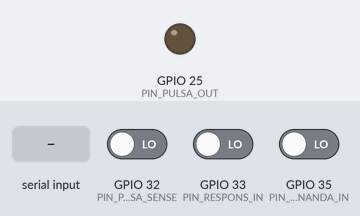
The sketch below on a simulated ESP32. Shown: output pins drawn as LEDs (lit = HIGH). Inputs (shaded band) come from the test bench; at power-on: GPIO 35 (PIN_PENANDA_IN) LOW, GPIO 32 (PIN_PULSA_SENSE) LOW, GPIO 33 (PIN_RESPONS_IN) LOW. Random numbers use the default seed unless the sketch sets one; what the sketch prints to the serial monitor is not drawn.

Above: at 1.7 s.
1.8 s: "s" received over Serial
4.8 s: GPIO 35 (PIN_PENANDA_IN) driven HIGH
Timing chart, 0 to 13.8 s (numbered marks = the images above; inputs shaded):
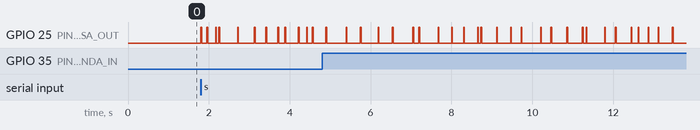

The sketch:

penguji.ino
```cpp
/*
 * PENGUJI (ESP32 kedua) - membangkitkan pulsa kejadian dan mengukur waktu.
 *
 * Tugas:
 *   1. Mengirim N pulsa ke DUT (lebar tetap, jeda acak dengan seed tetap,
 *      sehingga urutan pulsa SAMA PERSIS untuk setiap desain dan skenario).
 *   2. Mencatat waktu tepi naik pulsa (t_in) dan tepi naik respons DUT (t_out)
 *      dengan interrupt + esp_timer_get_time() (resolusi 1 us).
 *   3. Mencatat waktu setiap penanda pembacaan sensor dari DUT (untuk jitter).
 *
 * Kedua tepi (pulsa dan respons) ditangkap dengan mekanisme interrupt yang sama,
 * sehingga keterlambatan masuk ISR pada penguji sebagian besar saling meniadakan.
 *
 * Rangkaian (lihat panduan):
 *   GPIO25 (PIN_PULSA_OUT) --+--> DUT GPIO26 (masukan kejadian)
 *                            +--> GPIO32 (PIN_PULSA_SENSE, jumper di penguji)
 *   DUT GPIO27 (keluaran respons) --> GPIO33 (PIN_RESPONS_IN)
 *   DUT GPIO14 (penanda sensor)   --> GPIO35 (PIN_PENANDA_IN)
 *   GND penguji <--> GND DUT  (WAJIB)
 *
 * Mode kalibrasi: lepas kabel dari DUT GPIO27, lalu hubungkan GPIO33 langsung
 * ke jalur pulsa (GPIO25). Latensi yang terukur = batas ketelitian alat ukur.
 *
 * Keluaran Serial (115200), dibaca oleh rekam.py:
 *   E,indeks,t_in_us,t_out_us,latensi_us,respons(1/0),macet(1/0)
 *   M,t_us
 *   DONE
 */

#include <Arduino.h>
#include "esp_timer.h"

// ===================== PARAMETER (isi ke Tabel/Metode artikel) =====================
const int      N_KEJADIAN      = 1000;   // jumlah pulsa per percobaan  -> N
const uint32_t LEBAR_PULSA_MS  = 20;     // lebar pulsa                 -> [20] ms
const uint32_t JEDA_MIN_MS     = 50;     // jeda acak minimum           -> [50] ms
const uint32_t JEDA_MAX_MS     = 500;    // jeda acak maksimum          -> [500] ms
const uint32_t SEED_ACAK       = 42;     // JANGAN diubah antar-percobaan
// ====================================================================================

const int PIN_PULSA_OUT   = 25;
const int PIN_PULSA_SENSE = 32;
const int PIN_RESPONS_IN  = 33;
const int PIN_PENANDA_IN  = 35;

volatile int64_t tIn = 0;
volatile int64_t tOut = 0;
volatile bool    adaRespons = false;
volatile bool    jendelaAktif = false;

// Penyangga cincin untuk penanda sensor (diisi ISR, dikuras loop utama)
const int UKURAN_BUF = 512;
volatile int64_t bufPenanda[UKURAN_BUF];
volatile uint16_t kepala = 0, ekor = 0;
volatile uint32_t penandaHilang = 0;

void IRAM_ATTR isrPulsa() {
  tIn = esp_timer_get_time();
}

void IRAM_ATTR isrRespons() {
  if (jendelaAktif && !adaRespons) {
    tOut = esp_timer_get_time();
    adaRespons = true;
  }
}

void IRAM_ATTR isrPenanda() {
  uint16_t berikut = (kepala + 1) % UKURAN_BUF;
  if (berikut == ekor) { penandaHilang++; return; }
  bufPenanda[kepala] = esp_timer_get_time();
  kepala = berikut;
}

void kurasPenanda() {
  while (ekor != kepala) {
    int64_t t = bufPenanda[ekor];
    ekor = (ekor + 1) % UKURAN_BUF;
    Serial.print("M,");
    Serial.println((long long)t);
  }
}

// delay yang tetap menguras penanda agar penyangga tidak penuh
void tungguSambilKuras(uint32_t ms) {
  uint32_t mulai = millis();
  while (millis() - mulai < ms) {
    kurasPenanda();
    delay(1);
  }
}

void setup() {
  Serial.begin(115200);
  pinMode(PIN_PULSA_OUT, OUTPUT);
  digitalWrite(PIN_PULSA_OUT, LOW);
  pinMode(PIN_PULSA_SENSE, INPUT);
  pinMode(PIN_RESPONS_IN, INPUT_PULLDOWN);
  pinMode(PIN_PENANDA_IN, INPUT);          // GPIO35 tidak punya pull-up/down internal
  attachInterrupt(digitalPinToInterrupt(PIN_PULSA_SENSE), isrPulsa, RISING);
  attachInterrupt(digitalPinToInterrupt(PIN_RESPONS_IN), isrRespons, RISING);
  attachInterrupt(digitalPinToInterrupt(PIN_PENANDA_IN), isrPenanda, CHANGE);
  delay(500);
  Serial.println("# PENGUJI SIAP. Kirim 's' untuk mulai.");
}

void jalankanPercobaan() {
  randomSeed(SEED_ACAK);
  kepala = ekor = 0;
  penandaHilang = 0;
  Serial.printf("# MULAI N=%d lebar=%lu jeda=%lu-%lu seed=%lu\n",
                N_KEJADIAN, LEBAR_PULSA_MS, JEDA_MIN_MS, JEDA_MAX_MS, SEED_ACAK);

  for (int i = 0; i < N_KEJADIAN; i++) {
    bool macet = digitalRead(PIN_RESPONS_IN) == HIGH;  // keluaran DUT masih HIGH dari kejadian lalu
    adaRespons = false;
    tIn = 0;
    tOut = 0;
    jendelaAktif = true;
    digitalWrite(PIN_PULSA_OUT, HIGH);
    tungguSambilKuras(LEBAR_PULSA_MS);
    jendelaAktif = false;
    digitalWrite(PIN_PULSA_OUT, LOW);

    int64_t a = tIn, b = tOut;
    bool r = adaRespons;
    Serial.printf("E,%d,%lld,%lld,%lld,%d,%d\n", i, (long long)a,
                  (long long)(r ? b : -1), (long long)(r ? (b - a) : -1), r ? 1 : 0, macet ? 1 : 0);

    tungguSambilKuras(random(JEDA_MIN_MS, JEDA_MAX_MS + 1));
  }
  tungguSambilKuras(100);
  Serial.printf("# PENANDA_HILANG=%lu\n", penandaHilang);
  Serial.println("DONE");
}

void loop() {
     ekor = kepala;
  if (Serial.available()) {
    char c = Serial.read();
    if (c == 's') jalankanPercobaan();
  }
  delay(1);
}
```
